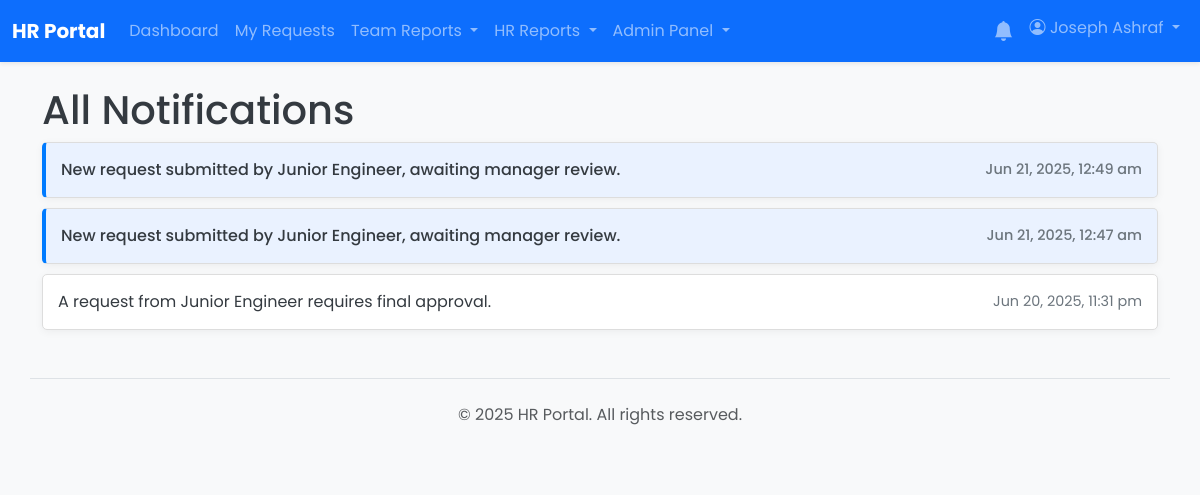
Before: /notifications.php (signed in) with the older database file.
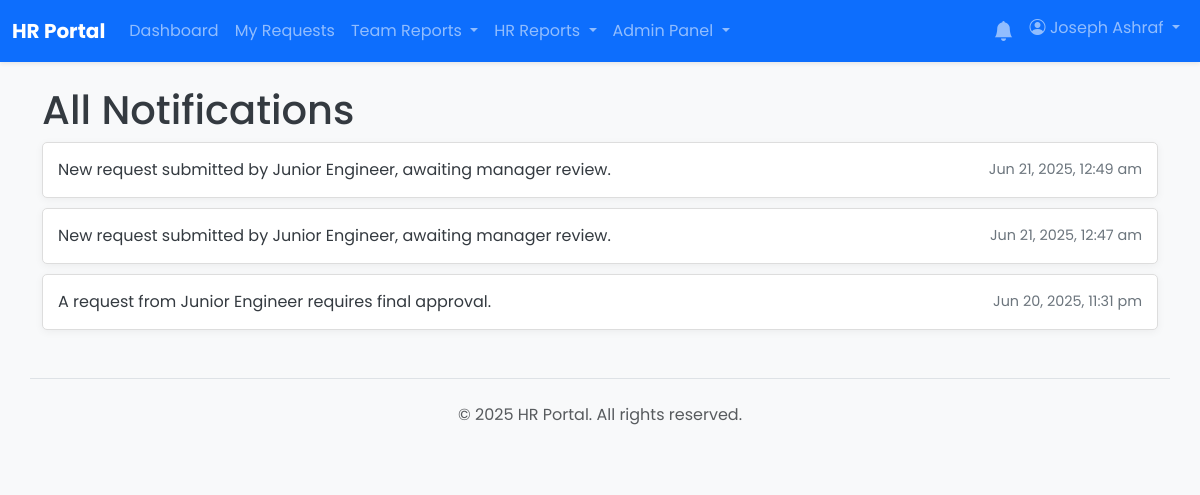
After: the same page with the newer database file.
### tables this page shows
CREATE TABLE `notifications` (
  `id` int(11) NOT NULL,
  `user_id` int(11) NOT NULL,
  `message` varchar(255) NOT NULL,
  `is_read` tinyint(1) NOT NULL DEFAULT 0,
  `request_id` int(11) DEFAULT NULL,
  `created_at` timestamp NOT NULL DEFAULT current_timestamp()
);

### notifications.php (the view, shortened to what this page needs)
<?php
require_once __DIR__ . '/app/core/database.php';
$user_id = get_current_user_id();
$stmt = $pdo->prepare("SELECT * FROM notifications WHERE user_id = ? ORDER BY created_at DESC");
$stmt->execute([$user_id]);
$notifications = $stmt->fetchAll();
include __DIR__ . '/app/templates/header.php';
?>
<h1>All Notifications</h1>
<ul class="notification-list-page">
    <?php if (empty($notifications)): ?>
        <li>You have no notifications.</li>
    <?php else: ?>
        <?php foreach ($notifications as $notif): ?>
            <li class="<?= $notif['is_read'] ? '' : 'unread' ?>">
                <a href="<?= $notif['request_id'] ? '/requests/view.php?id='.$notif['request_id'] : '#' ?>">
                    <?= htmlspecialchars($notif['message']) ?>
                </a>
                <span class="time"><?= date('M d, Y, g:i a', strtotime($notif['created_at'])) ?></span>
            </li>
        <?php endforeach; ?>
    <?php endif; ?>
</ul>
<?php include __DIR__ . '/app/templates/footer.php'; ?>

Changed rows visible on the page:
changed notifications "Jun 21, 2025, 12:49 am": is_read 0 → 1 (drawn)
changed notifications "Jun 21, 2025, 12:47 am": is_read 0 → 1 (drawn)
